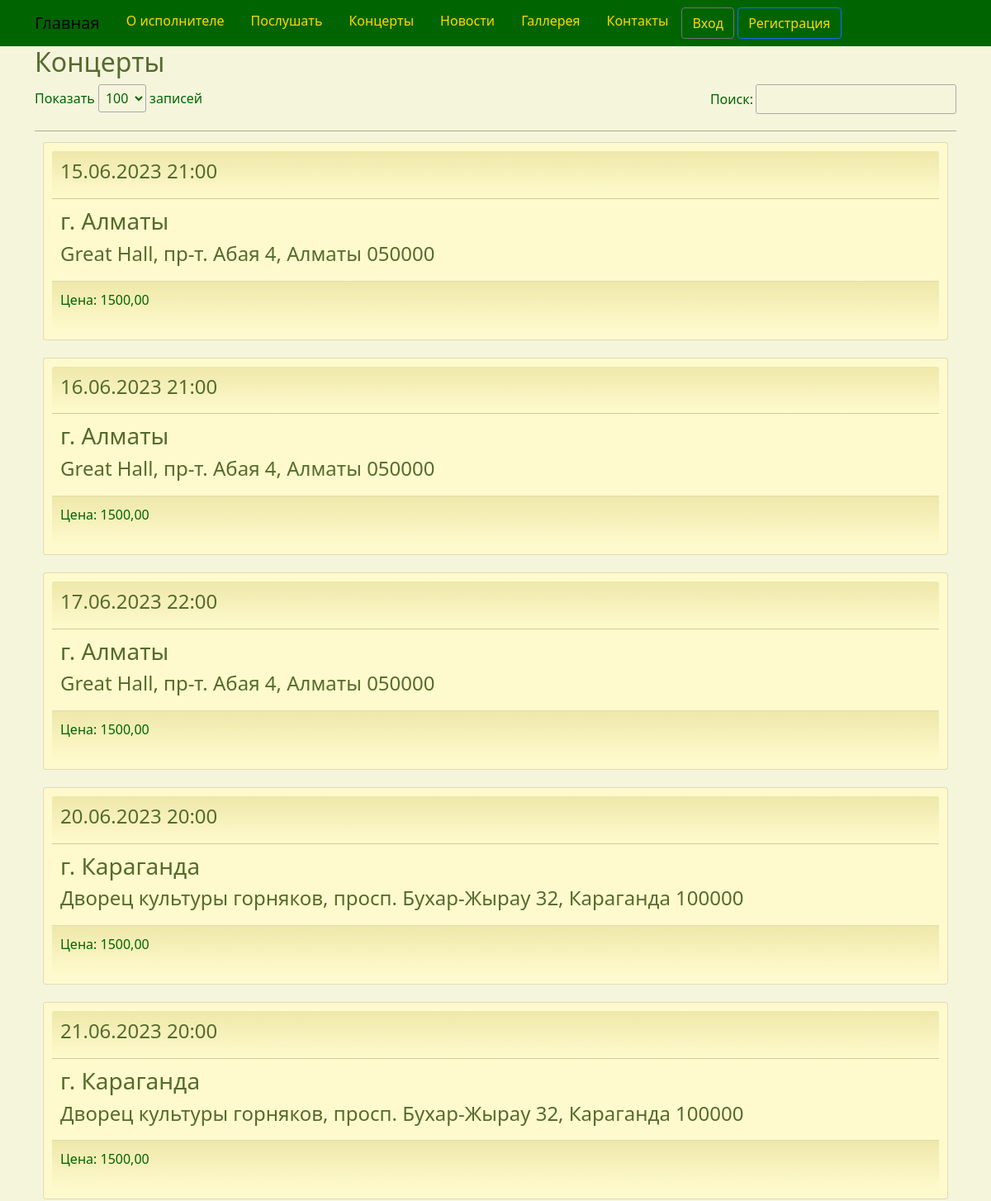
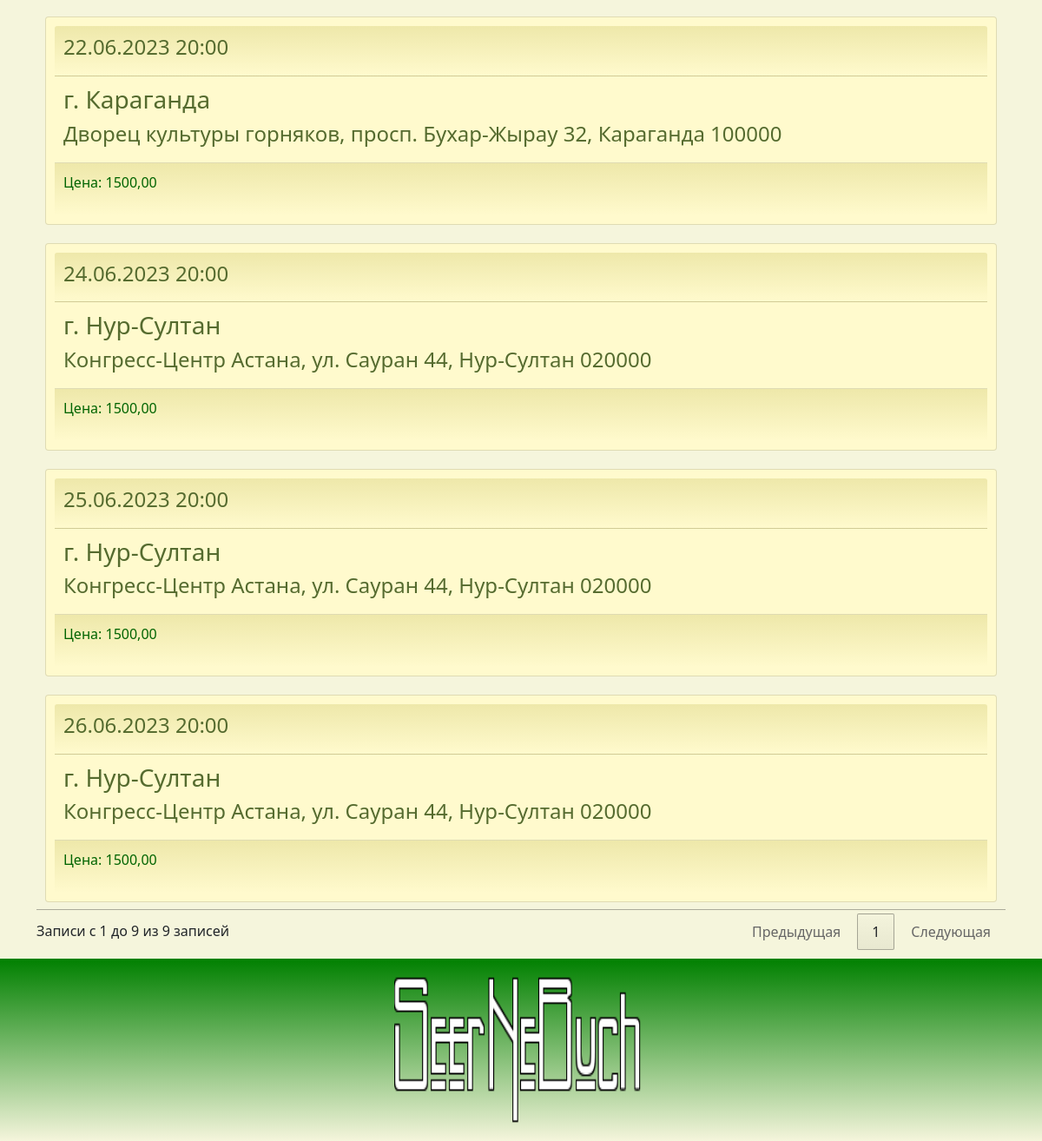
/concert/list/, run on the app's committed database (2 pictures, top to bottom).
### band/models.py (models this page shows, shortened)
class Concert(models.Model):
    datec = models.DateTimeField(_('datec'))
    city = models.CharField(_('city'), max_length=256)
    hall = models.CharField(_('hall'), max_length=256)
    price = models.DecimalField(_('price'), max_digits=9, decimal_places=2)
    class Meta:
        db_table = 'concert'
        indexes = [
            models.Index(fields=['datec']),
        ]
        ordering = ['datec']

### band/views.py (the view)
# urls.py: path('concert/list/', views.concert_list, name='concert_list'),
def concert_list(request):
    try:
        concert = Concert.objects.filter(datec__gte=datetime.date.today()).order_by('datec')
        _user_id = request.user.id
        if request.method == "POST":
            concert_id = request.POST.dict().get("concert_id")
            print("concert_id ", concert_id)
            datec = request.POST.dict().get("datec")
            print("datec ", datec)
            city = request.POST.dict().get("city")
            print("city ", city)
            hall = request.POST.dict().get("hall")
            print("hall ", hall)
            price = request.POST.dict().get("price")
            print("price ", price)
            ticket = Ticket()
            ticket.datet = datetime.datetime.now(tz=timezone.utc)
            ticket.concert_id = concert_id
            ticket.price = 1500
            ticket.user_id = _user_id
            ticket.save()
            return redirect(ticket_list)
        else:
            return render(request, "concert/list.html", {"concert": concert})
    except Exception as error:
        print(error)
        return HttpResponse(str(error))

### templates/concert/list.html (shortened to what this page needs)
{% extends "base.html" %}
{% load i18n %}
{% block content %}
<h2>{% trans "concerts" %}</h2>
<div class="row">
	<table id="myTable" style="width:100%">
		<thead>
			<tr>
				<th></th>
			</tr>
		</thead>
		<tbody>
			{% for n in concert %}
			<tr>
				<td>
					<div class="card">
						<div class="card-header">
							<h4>{{ n.datec | date:"d.m.Y H:i"  }}</h4>
						</div>
						<div class="card-body">
							<h3>{{ n.city }}</h3>
							<h4>{{ n.hall }}</h4>
						</div>
						<div class="card-footer text-muted">
							<p>{% trans "price" %}: {{ n.price }}</p>
						</div>
					</div>
				</td>
			</tr>
			{% endfor %}
		</tbody>
	</table>
</div>
{% endblock content %}

### static/css/styles.css (style rules this page uses)
:root { --navbar-background-color: DarkGreen; --navbar-text-color: Gold; --main-background-color-light: LemonChiffon; --main-background-color-dark: PaleGoldenrod; --main-text-color: DarkGreen; --main-header-color: DarkOliveGreen; --main-text-attention-color: Purple; --footer-background-color-light: Beige; --footer-background-color-dark: Green; --footer-text-color: Teal; --card-background-color-light: LemonChiffon; --card-background-color-dark: PaleGoldenrod; --card-text-color: SeaGreen; --table-background-color-light: LemonChiffon; --table-background-color-dark: PaleGoldenrod; --table-text-color: DarkGreen; --star-size: 30px; --star-color: Yellow; --star-background: Gold ; }
body { background-color: var(--main-background-color-light); }
h1, h2, h3, h4, h5, h6 { color: var(--main-header-color); }
p, ul, li, label { color: var(--main-text-color); }
.card { background-color: var(--card-background-color-light); color: var(--card-text-color); margin-top: 5px; padding: 10px; }
.card-header { background-image: linear-gradient(top, var(--card-background-color-dark), var(--card-background-color-light)); background-image: -o-linear-gradient(top, var(--card-background-color-dark), var(--card-background-color-light)); background-image: -moz-linear-gradient(top, var(--card-background-color-dark), var(--card-background-color-light)); background-image: -webkit-linear-gradient(top, var(--card-background-color-dark), var(--card-background-color-light)); color: var(--card-text-color); padding: 10px; }
.card-body { background-color: var(--card-background-color-light); color: var(--card-text-color); padding: 10px; }
.card-footer { background-image: linear-gradient(top, var(--card-background-color-dark), var(--card-background-color-light)); background-image: -o-linear-gradient(top, var(--card-background-color-dark), var(--card-background-color-light)); background-image: -moz-linear-gradient(top, var(--card-background-color-dark), var(--card-background-color-light)); background-image: -webkit-linear-gradient(top, var(--card-background-color-dark), var(--card-background-color-light)); color: var(--card-text-color); padding: 10px; }

### data on the page
Concert: datec "15.06.2023 21:00", city "г. Алматы", hall "Great Hall, пр-т. Абая 4, Алматы 050000", price "1500,00"
Concert: datec "16.06.2023 21:00", city "г. Алматы", hall "Great Hall, пр-т. Абая 4, Алматы 050000", price "1500,00"
Concert: datec "17.06.2023 22:00", city "г. Алматы", hall "Great Hall, пр-т. Абая 4, Алматы 050000", price "1500,00"
Concert: datec "20.06.2023 20:00", city "г. Караганда", hall "Дворец культуры горняков, просп. Бухар-Жырау 32, Караганда 100000", price "1500,00"
Concert: datec "21.06.2023 20:00", city "г. Караганда", hall "Дворец культуры горняков, просп. Бухар-Жырау 32, Караганда 100000", price "1500,00"
Concert: datec "22.06.2023 20:00", city "г. Караганда", hall "Дворец культуры горняков, просп. Бухар-Жырау 32, Караганда 100000", price "1500,00"
Concert: datec "24.06.2023 20:00", city "г. Нур-Султан", hall "Конгресс-Центр Астана, ул. Сауран 44, Нур-Султан 020000", price "1500,00"
Concert: datec "25.06.2023 20:00", city "г. Нур-Султан", hall "Конгресс-Центр Астана, ул. Сауран 44, Нур-Султан 020000", price "1500,00"
Concert: datec "26.06.2023 20:00", city "г. Нур-Султан", hall "Конгресс-Центр Астана, ул. Сауран 44, Нур-Султан 020000", price "1500,00"
